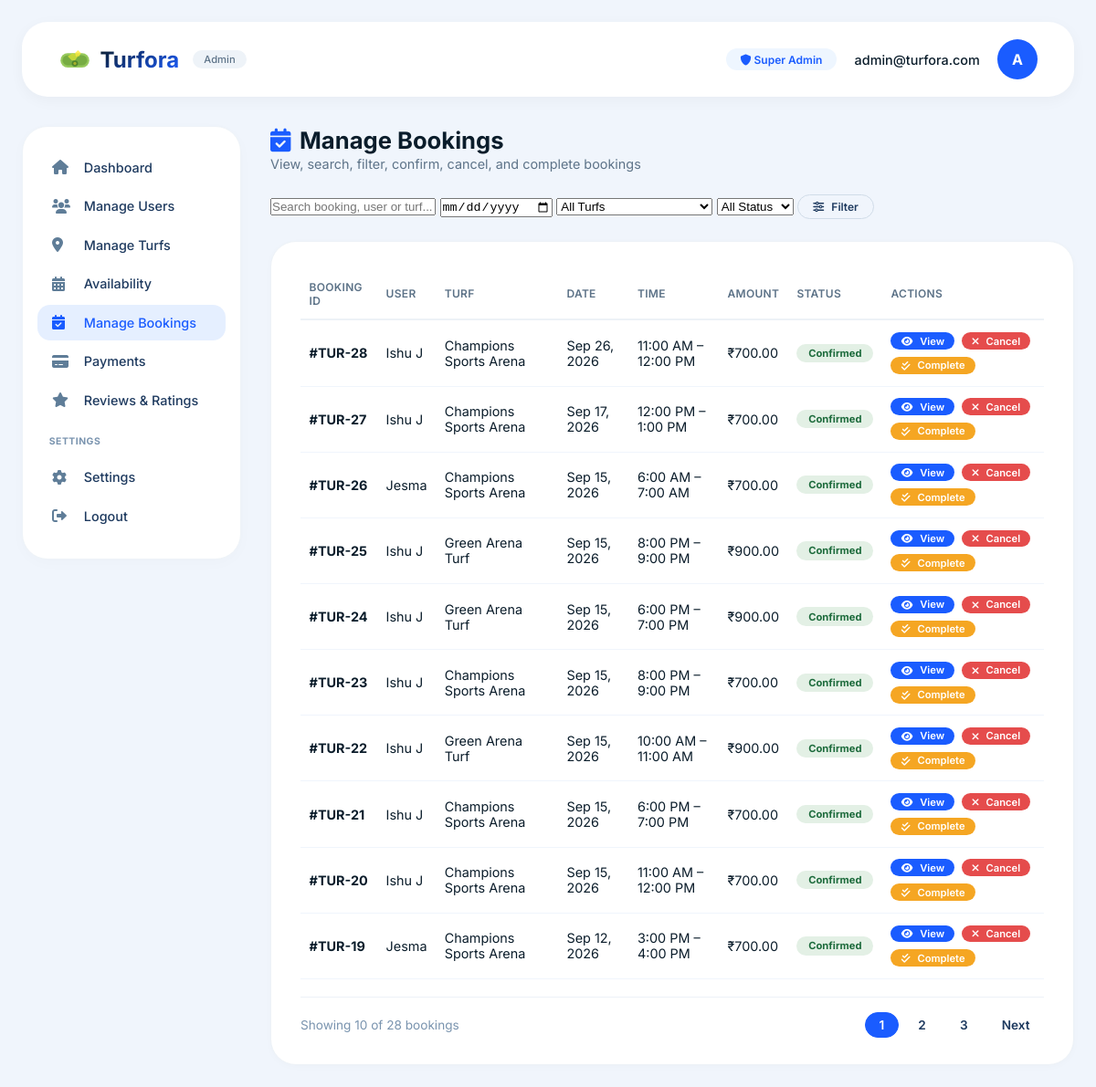
Screenshot of /managebookings/ with the database file from the repository.
### turforaapp/models.py (models this page shows, shortened)
class Booking(models.Model):
    turf = models.ForeignKey(Turf, on_delete=models.CASCADE)
    player = models.ForeignKey(Playerdetail, on_delete=models.CASCADE)
    booking_date = models.DateField()
    start_time = models.TimeField()
    end_time = models.TimeField()
    price = models.DecimalField(max_digits=10, decimal_places=2)
    status = models.CharField(
        max_length=20,
        choices=[
            ('confirmed', 'Confirmed'),
            ('cancelled', 'Cancelled'),
        ],
        default='confirmed'
    )
    created_at = models.DateTimeField(auto_now_add=True)

class Playerdetail(models.Model):
     username=models.CharField(max_length=10)
     email=models.EmailField(unique=True)
     phone=models.CharField(max_length=10)
     password=models.CharField(max_length=10)
     confirmPassword=models.CharField(max_length=10)
     is_block = models.BooleanField(default=False)

class Turf(models.Model):
    turf_name = models.CharField(max_length=100)
    location = models.CharField(max_length=100)
    turf_type = models.CharField(max_length=50)
    image = models.ImageField(upload_to='turf_images/', blank=True, null=True)
    description = models.TextField()
    price_per_hour = models.DecimalField(max_digits=10, decimal_places=2)
    available_facilities = models.TextField()
    rating = models.DecimalField(max_digits=3, decimal_places=1, default=0.0)
    address = models.CharField(max_length=255)
    opening_time = models.TimeField()
    closing_time = models.TimeField()
    is_active = models.BooleanField(default=True)

### turforaapp/views.py (the view, shortened to what this page needs)
# urls.py: path('managebookings/',views.managebookings,name='managebookings'),
def managebookings(request):
    bookings = Booking.objects.select_related(
        'player',
        'turf'
    ).all().order_by('-created_at')
    search_query = request.GET.get('q', '').strip()
    selected_date = request.GET.get('date', '').strip()
    selected_turf = request.GET.get('turf', '').strip()
    selected_status = request.GET.get('status', '').strip()
    if selected_date:
        bookings = bookings.filter(
            booking_date=selected_date
        )
    if selected_turf:
        bookings = bookings.filter(
            turf_id=selected_turf
        )
    if selected_status:
        bookings = bookings.filter(
            status=selected_status
        )
    total_bookings = bookings.count()
    paginator = Paginator(bookings, 10)
    page_number = request.GET.get('page')
    bookings = paginator.get_page(page_number)
    turfs = Turf.objects.all().order_by('turf_name')
    context = {
        'bookings': bookings,
        'turfs': turfs,
        'search_query': search_query,
        'selected_date': selected_date,
        'selected_turf': selected_turf,
        'selected_status': selected_status,
        'total_bookings': total_bookings,
    }
    return render(
        request,
        'managebookings.html',
        context
    )

### turforaapp/templates/managebookings.html (shortened to what this page needs)
<!DOCTYPE html>
<html lang="en">
<head>
    <link rel="stylesheet" href="https://cdnjs.cloudflare.com/ajax/libs/font-awesome/6.0.0-beta3/css/all.min.css" />
</head>
<body>
    <div class="admin-wrapper">
        <header class="admin-header">
            <div class="logo">
                <span>Turfora</span>
                <small>Admin</small>
            </div>
            <div class="admin-info">
                <span class="badge"><i class="fas fa-shield-alt"></i> Super Admin</span>
                <span style="font-weight:500;font-size:0.9rem;">admin@turfora.com</span>
                <div class="avatar">A</div>
            </div>
        </header>
        <div class="dashboard-layout">
            <aside class="sidebar">
                <a href="{% url 'admin_dashboard' %}" class="menu-item"><i class="fas fa-home"></i> Dashboard</a>
                <a href="{% url 'manageusers' %}" class="menu-item"><i class="fas fa-users"></i> Manage Users</a>
                <a href="{% url 'manageturfs'%}" class="menu-item"><i class="fas fa-map-marker-alt"></i> Manage Turfs</a>
                <a href="#" class="menu-item"><i class="fas fa-calendar-alt"></i> Availability</a>
                <a href="#" class="menu-item active"><i class="fas fa-calendar-check"></i> Manage Bookings</a>
                <a href="{%url 'managepayments'%}" class="menu-item"><i class="fas fa-credit-card"></i> Payments</a>
                <a href="{% url 'admin_reviews_ratings' %}" class="menu-item"><i class="fas fa-star"></i> Reviews & Ratings</a>
                <h4>settings</h4>
                <a href="#" class="menu-item"><i class="fas fa-cog"></i> Settings</a>
                <a href="#" class="menu-item"><i class="fas fa-sign-out-alt"></i> Logout</a>
            </aside>
            <div class="main-content">
                <div class="page-header">
                    <div>
                        <h2><i class="fas fa-calendar-check"></i> Manage Bookings</h2>
                        <span class="subtitle">View, search, filter, confirm, cancel, and complete bookings</span>
                    </div>
                </div>
                <form method="GET" action="{% url 'managebookings' %}">
    <div class="filter-group">
        <input
            type="text"
            name="q"
            value="{{ search_query }}"
            placeholder="Search booking, user or turf..."
        >
        <input
            type="date"
            name="date"
            value="{{ selected_date }}"
        >
        <select name="turf">
            <option value="">All Turfs</option>
        </select>
        <select name="status">
            <option value="">All Status</option>
        </select>
        <button type="submit" class="btn btn-outline btn-sm">
            <i class="fas fa-sliders-h"></i>
            Filter
        </button>
    </div>
</form>
                <div class="table-card">
                    <div class="table-responsive">
                        <table>
                            <thead>
                                <tr>
                                    <th>Booking ID</th>
                                    <th>User</th>
                                    <th>Turf</th>
                                    <th>Date</th>
                                    <th>Time</th>
                                    <th>Amount</th>
                                    <th>Status</th>
                                    <th>Actions</th>
                                </tr>
                            </thead>
                            <tbody>
                                {% for booking in bookings %}
                                <tr>
                                    <td>
                                        <strong>
                                            #TUR-{{ booking.id }}
                                        </strong>
                                    </td>
                                    <td>
                                        {{ booking.player.username }}
                                    </td>
                                    <td>
                                        {{ booking.turf.turf_name }}
                                    </td>
                                    <td>
                                        {{ booking.booking_date|date:"M d, Y" }}
                                    </td>
                                    <td>
                                        {{ booking.start_time|time:"g:i A" }}
                                        –
                                        {{ booking.end_time|time:"g:i A" }}
                                    </td>
                                    <td>
                                        ₹{{ booking.price|floatformat:2 }}
                                    </td>
                                    <td>
                                        <span class="status-badge {{ booking.status }}">
                                            {{ booking.get_status_display }}
                                        </span>
                                    </td>
                                    <td>
                                        <div class="flex gap-1">
                                            <a href="{% url 'admin_booking_detail' booking.id %}"
                                                class="btn btn-primary btn-xs">
                                                <i class="fas fa-eye"></i>
                                                View
                                            </a>
                                            {% if booking.status != "cancelled" and booking.status != "completed" %}
                                            <a href="{% url 'update_booking_status' booking.id 'cancelled' %}"
                                                class="btn btn-danger btn-xs">
                                                <i class="fas fa-times"></i>
                                                Cancel
                                            </a>
                                            {% endif %}
                                            {% if booking.status == "confirmed" %}
                                            <a href="{% url 'update_booking_status' booking.id 'completed' %}"
                                                class="btn btn-warning btn-xs">
                                                <i class="fas fa-check-double"></i>
                                                Complete
                                            </a>
                                            {% endif %}
                                        </div>
                                    </td>
                                </tr>
                                {% endfor %}
                            </tbody>
                        </table>
                    </div>
                    <div class="pagination">
                        <span class="text-muted">
                            Showing {{ bookings|length }} of {{ total_bookings }} booking{{ total_bookings|pluralize }}
                        </span>
                        <div class="pages">
                            {% for num in bookings.paginator.page_range %}
                            {% if bookings.number == num %}
                            <a href="#" class="active">
                                {{ num }}
                            </a>
                            {% else %}
                            <a
                                href="?page={{ num }}">
                                {{ num }}
                            </a>
                            {% endif %}
                            {% endfor %}
                            {% if bookings.has_next %}
                            <a
                                href="?page={{ bookings.next_page_number }}">
                                Next
                            </a>
                            {% endif %}
                        </div>
                    </div>
                </div>
            </div>
        </div>
    </div>
</body>
</html>

### rows the page displays
Booking: id "28", player.username "Ishu J", turf.turf_name "Champions Sports Arena", booking_date "Sep 26, 2026", start_time "11:00 AM", end_time "12:00 PM", price "700.00", status "Confirmed", shows "Cancel", shows "Complete"
Booking: id "27", player.username "Ishu J", turf.turf_name "Champions Sports Arena", booking_date "Sep 17, 2026", start_time "12:00 PM", end_time "1:00 PM", price "700.00", status "Confirmed", shows "Cancel", shows "Complete"
Booking: id "26", player.username "Jesma", turf.turf_name "Champions Sports Arena", booking_date "Sep 15, 2026", start_time "6:00 AM", end_time "7:00 AM", price "700.00", status "Confirmed", shows "Cancel", shows "Complete"
Booking: id "25", player.username "Ishu J", turf.turf_name "Green Arena Turf", booking_date "Sep 15, 2026", start_time "8:00 PM", end_time "9:00 PM", price "900.00", status "Confirmed", shows "Cancel", shows "Complete"
Booking: id "24", player.username "Ishu J", turf.turf_name "Green Arena Turf", booking_date "Sep 15, 2026", start_time "6:00 PM", end_time "7:00 PM", price "900.00", status "Confirmed", shows "Cancel", shows "Complete"
Booking: id "23", player.username "Ishu J", turf.turf_name "Champions Sports Arena", booking_date "Sep 15, 2026", start_time "8:00 PM", end_time "9:00 PM", price "700.00", status "Confirmed", shows "Cancel", shows "Complete"
Booking: id "22", player.username "Ishu J", turf.turf_name "Green Arena Turf", booking_date "Sep 15, 2026", start_time "10:00 AM", end_time "11:00 AM", price "900.00", status "Confirmed", shows "Cancel", shows "Complete"
Booking: id "21", player.username "Ishu J", turf.turf_name "Champions Sports Arena", booking_date "Sep 15, 2026", start_time "6:00 PM", end_time "7:00 PM", price "700.00", status "Confirmed", shows "Cancel", shows "Complete"
Booking: id "20", player.username "Ishu J", turf.turf_name "Champions Sports Arena", booking_date "Sep 15, 2026", start_time "11:00 AM", end_time "12:00 PM", price "700.00", status "Confirmed", shows "Cancel", shows "Complete"
Booking: id "19", player.username "Jesma", turf.turf_name "Champions Sports Arena", booking_date "Sep 12, 2026", start_time "3:00 PM", end_time "4:00 PM", price "700.00", status "Confirmed", shows "Cancel", shows "Complete"

### other values shown
{{ bookings|length }} "10"
{{ total_bookings }} "28"
{{ num }} "1"
{{ num }} "2" "3"
